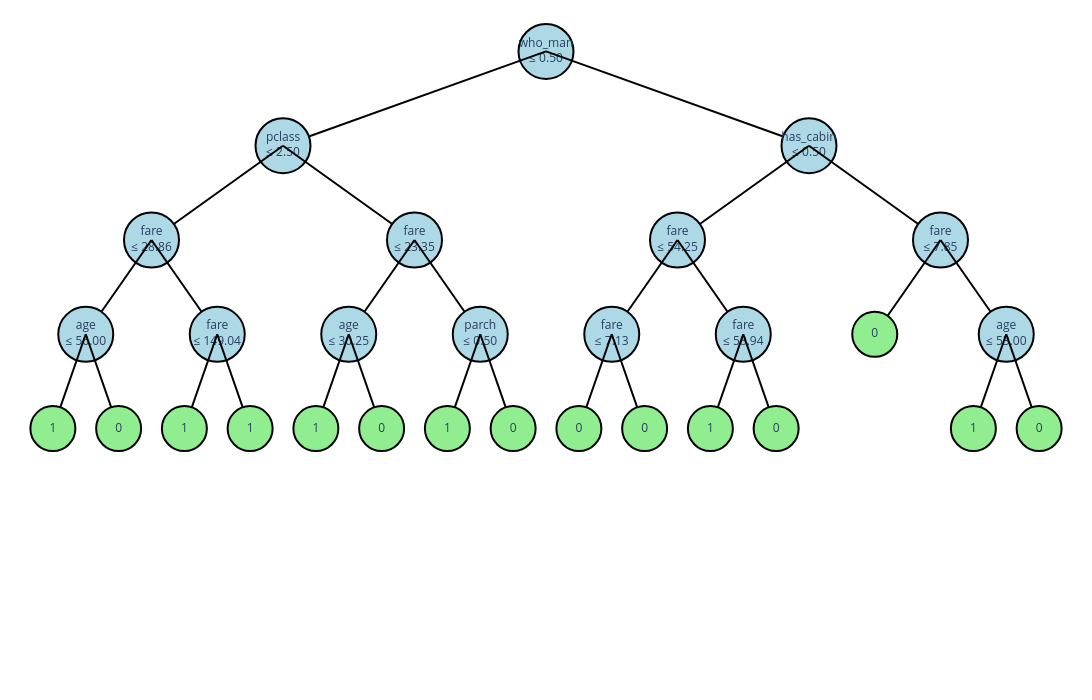

The notebook cell this image was saved under:
### Code cell
visualize_tree_plotly(tree, feature_names=X_train.columns)

### Figure 1 — Plotly figure (JSON) as saved in the notebook; plotly's stock layout.template omitted (floating-point values rounded to 4 significant figures)
{"data": [{"hoverinfo": "skip", "marker": {"color": "lightblue", "line": {"color": "black", "width": 2}, "size": 55}, "mode": "markers+text", "showlegend": false, "text": ["who_man<br>≤ 0.50"], "textposition": "middle center", "type": "scatter", "x": [0.5], "y": [1]}, {"hoverinfo": "skip", "line": {"color": "black", "width": 2}, "mode": "lines", "showlegend": false, "type": "scatter", "x": [0.5, 0.25], "y": [1, 0.85]}, {"hoverinfo": "skip", "marker": {"color": "lightblue", "line": {"color": "black", "width": 2}, "size": 55}, "mode": "markers+text", "showlegend": false, "text": ["pclass<br>≤ 2.50"], "textposition": "middle center", "type": "scatter", "x": [0.25], "y": [0.85]}, {"hoverinfo": "skip", "line": {"color": "black", "width": 2}, "mode": "lines", "showlegend": false, "type": "scatter", "x": [0.25, 0.125], "y": [0.85, 0.7]}, {"hoverinfo": "skip", "marker": {"color": "lightblue", "line": {"color": "black", "width": 2}, "size": 55}, "mode": "markers+text", "showlegend": false, "text": ["fare<br>≤ 28.86"], "textposition": "middle center", "type": "scatter", "x": [0.125], "y": [0.7]}, {"hoverinfo": "skip", "line": {"color": "black", "width": 2}, "mode": "lines", "showlegend": false, "type": "scatter", "x": [0.125, 0.0625], "y": [0.7, 0.55]}, {"hoverinfo": "skip", "marker": {"color": "lightblue", "line": {"color": "black", "width": 2}, "size": 55}, "mode": "markers+text", "showlegend": false, "text": ["age<br>≤ 56.00"], "textposition": "middle center", "type": "scatter", "x": [0.0625], "y": [0.55]}, {"hoverinfo": "skip", "line": {"color": "black", "width": 2}, "mode": "lines", "showlegend": false, "type": "scatter", "x": [0.0625, 0.03125], "y": [0.55, 0.4]}, {"hoverinfo": "skip", "marker": {"color": "lightgreen", "line": {"color": "black", "width": 2}, "size": 45}, "mode": "markers+text", "showlegend": false, "text": ["1"], "textposition": "middle center", "type": "scatter", "x": [0.03125], "y": [0.4]}, {"hoverinfo": "skip", "line": {"color": "black", "width": 2}, "mode": "lines", "showlegend": false, "type": "scatter", "x": [0.0625, 0.09375], "y": [0.55, 0.4]}, {"hoverinfo": "skip", "marker": {"color": "lightgreen", "line": {"color": "black", "width": 2}, "size": 45}, "mode": "markers+text", "showlegend": false, "text": ["0"], "textposition": "middle center", "type": "scatter", "x": [0.09375], "y": [0.4]}, {"hoverinfo": "skip", "line": {"color": "black", "width": 2}, "mode": "lines", "showlegend": false, "type": "scatter", "x": [0.125, 0.1875], "y": [0.7, 0.55]}, {"hoverinfo": "skip", "marker": {"color": "lightblue", "line": {"color": "black", "width": 2}, "size": 55}, "mode": "markers+text", "showlegend": false, "text": ["fare<br>≤ 149.04"], "textposition": "middle center", "type": "scatter", "x": [0.1875], "y": [0.55]}, {"hoverinfo": "skip", "line": {"color": "black", "width": 2}, "mode": "lines", "showlegend": false, "type": "scatter", "x": [0.1875, 0.1562], "y": [0.55, 0.4]}, {"hoverinfo": "skip", "marker": {"color": "lightgreen", "line": {"color": "black", "width": 2}, "size": 45}, "mode": "markers+text", "showlegend": false, "text": ["1"], "textposition": "middle center", "type": "scatter", "x": [0.1562], "y": [0.4]}, {"hoverinfo": "skip", "line": {"color": "black", "width": 2}, "mode": "lines", "showlegend": false, "type": "scatter", "x": [0.1875, 0.2188], "y": [0.55, 0.4]}, {"hoverinfo": "skip", "marker": {"color": "lightgreen", "line": {"color": "black", "width": 2}, "size": 45}, "mode": "markers+text", "showlegend": false, "text": ["1"], "textposition": "middle center", "type": "scatter", "x": [0.2188], "y": [0.4]}, {"hoverinfo": "skip", "line": {"color": "black", "width": 2}, "mode": "lines", "showlegend": false, "type": "scatter", "x": [0.25, 0.375], "y": [0.85, 0.7]}, {"hoverinfo": "skip", "marker": {"color": "lightblue", "line": {"color": "black", "width": 2}, "size": 55}, "mode": "markers+text", "showlegend": false, "text": ["fare<br>≤ 23.35"], "textposition": "middle center", "type": "scatter", "x": [0.375], "y": [0.7]}, {"hoverinfo": "skip", "line": {"color": "black", "width": 2}, "mode": "lines", "showlegend": false, "type": "scatter", "x": [0.375, 0.3125], "y": [0.7, 0.55]}, {"hoverinfo": "skip", "marker": {"color": "lightblue", "line": {"color": "black", "width": 2}, "size": 55}, "mode": "markers+text", "showlegend": false, "text": ["age<br>≤ 30.25"], "textposition": "middle center", "type": "scatter", "x": [0.3125], "y": [0.55]}, {"hoverinfo": "skip", "line": {"color": "black", "width": 2}, "mode": "lines", "showlegend": false, "type": "scatter", "x": [0.3125, 0.2812], "y": [0.55, 0.4]}, {"hoverinfo": "skip", "marker": {"color": "lightgreen", "line": {"color": "black", "width": 2}, "size": 45}, "mode": "markers+text", "showlegend": false, "text": ["1"], "textposition": "middle center", "type": "scatter", "x": [0.2812], "y": [0.4]}, {"hoverinfo": "skip", "line": {"color": "black", "width": 2}, "mode": "lines", "showlegend": false, "type": "scatter", "x": [0.3125, 0.3438], "y": [0.55, 0.4]}, {"hoverinfo": "skip", "marker": {"color": "lightgreen", "line": {"color": "black", "width": 2}, "size": 45}, "mode": "markers+text", "showlegend": false, "text": ["0"], "textposition": "middle center", "type": "scatter", "x": [0.3438], "y": [0.4]}, {"hoverinfo": "skip", "line": {"color": "black", "width": 2}, "mode": "lines", "showlegend": false, "type": "scatter", "x": [0.375, 0.4375], "y": [0.7, 0.55]}, {"hoverinfo": "skip", "marker": {"color": "lightblue", "line": {"color": "black", "width": 2}, "size": 55}, "mode": "markers+text", "showlegend": false, "text": ["parch<br>≤ 0.50"], "textposition": "middle center", "type": "scatter", "x": [0.4375], "y": [0.55]}, {"hoverinfo": "skip", "line": {"color": "black", "width": 2}, "mode": "lines", "showlegend": false, "type": "scatter", "x": [0.4375, 0.4062], "y": [0.55, 0.4]}, {"hoverinfo": "skip", "marker": {"color": "lightgreen", "line": {"color": "black", "width": 2}, "size": 45}, "mode": "markers+text", "showlegend": false, "text": ["1"], "textposition": "middle center", "type": "scatter", "x": [0.4062], "y": [0.4]}, {"hoverinfo": "skip", "line": {"color": "black", "width": 2}, "mode": "lines", "showlegend": false, "type": "scatter", "x": [0.4375, 0.4688], "y": [0.55, 0.4]}, {"hoverinfo": "skip", "marker": {"color": "lightgreen", "line": {"color": "black", "width": 2}, "size": 45}, "mode": "markers+text", "showlegend": false, "text": ["0"], "textposition": "middle center", "type": "scatter", "x": [0.4688], "y": [0.4]}, {"hoverinfo": "skip", "line": {"color": "black", "width": 2}, "mode": "lines", "showlegend": false, "type": "scatter", "x": [0.5, 0.75], "y": [1, 0.85]}, {"hoverinfo": "skip", "marker": {"color": "lightblue", "line": {"color": "black", "width": 2}, "size": 55}, "mode": "markers+text", "showlegend": false, "text": ["has_cabin<br>≤ 0.50"], "textposition": "middle center", "type": "scatter", "x": [0.75], "y": [0.85]}, {"hoverinfo": "skip", "line": {"color": "black", "width": 2}, "mode": "lines", "showlegend": false, "type": "scatter", "x": [0.75, 0.625], "y": [0.85, 0.7]}, {"hoverinfo": "skip", "marker": {"color": "lightblue", "line": {"color": "black", "width": 2}, "size": 55}, "mode": "markers+text", "showlegend": false, "text": ["fare<br>≤ 54.25"], "textposition": "middle center", "type": "scatter", "x": [0.625], "y": [0.7]}, {"hoverinfo": "skip", "line": {"color": "black", "width": 2}, "mode": "lines", "showlegend": false, "type": "scatter", "x": [0.625, 0.5625], "y": [0.7, 0.55]}, {"hoverinfo": "skip", "marker": {"color": "lightblue", "line": {"color": "black", "width": 2}, "size": 55}, "mode": "markers+text", "showlegend": false, "text": ["fare<br>≤ 7.13"], "textposition": "middle center", "type": "scatter", "x": [0.5625], "y": [0.55]}, {"hoverinfo": "skip", "line": {"color": "black", "width": 2}, "mode": "lines", "showlegend": false, "type": "scatter", "x": [0.5625, 0.5312], "y": [0.55, 0.4]}, {"hoverinfo": "skip", "marker": {"color": "lightgreen", "line": {"color": "black", "width": 2}, "size": 45}, "mode": "markers+text", "showlegend": false, "text": ["0"], "textposition": "middle center", "type": "scatter", "x": [0.5312], "y": [0.4]}, {"hoverinfo": "skip", "line": {"color": "black", "width": 2}, "mode": "lines", "showlegend": false, "type": "scatter", "x": [0.5625, 0.5938], "y": [0.55, 0.4]}, {"hoverinfo": "skip", "marker": {"color": "lightgreen", "line": {"color": "black", "width": 2}, "size": 45}, "mode": "markers+text", "showlegend": false, "text": ["0"], "textposition": "middle center", "type": "scatter", "x": [0.5938], "y": [0.4]}, {"hoverinfo": "skip", "line": {"color": "black", "width": 2}, "mode": "lines", "showlegend": false, "type": "scatter", "x": [0.625, 0.6875], "y": [0.7, 0.55]}, {"hoverinfo": "skip", "marker": {"color": "lightblue", "line": {"color": "black", "width": 2}, "size": 55}, "mode": "markers+text", "showlegend": false, "text": ["fare<br>≤ 58.94"], "textposition": "middle center", "type": "scatter", "x": [0.6875], "y": [0.55]}, {"hoverinfo": "skip", "line": {"color": "black", "width": 2}, "mode": "lines", "showlegend": false, "type": "scatter", "x": [0.6875, 0.6562], "y": [0.55, 0.4]}, {"hoverinfo": "skip", "marker": {"color": "lightgreen", "line": {"color": "black", "width": 2}, "size": 45}, "mode": "markers+text", "showlegend": false, "text": ["1"], "textposition": "middle center", "type": "scatter", "x": [0.6562], "y": [0.4]}, {"hoverinfo": "skip", "line": {"color": "black", "width": 2}, "mode": "lines", "showlegend": false, "type": "scatter", "x": [0.6875, 0.7188], "y": [0.55, 0.4]}, {"hoverinfo": "skip", "marker": {"color": "lightgreen", "line": {"color": "black", "width": 2}, "size": 45}, "mode": "markers+text", "showlegend": false, "text": ["0"], "textposition": "middle center", "type": "scatter", "x": [0.7188], "y": [0.4]}, {"hoverinfo": "skip", "line": {"color": "black", "width": 2}, "mode": "lines", "showlegend": false, "type": "scatter", "x": [0.75, 0.875], "y": [0.85, 0.7]}, {"hoverinfo": "skip", "marker": {"color": "lightblue", "line": {"color": "black", "width": 2}, "size": 55}, "mode": "markers+text", "showlegend": false, "text": ["fare<br>≤ 7.85"], "textposition": "middle center", "type": "scatter", "x": [0.875], "y": [0.7]}, {"hoverinfo": "skip", "line": {"color": "black", "width": 2}, "mode": "lines", "showlegend": false, "type": "scatter", "x": [0.875, 0.8125], "y": [0.7, 0.55]}, {"hoverinfo": "skip", "marker": {"color": "lightgreen", "line": {"color": "black", "width": 2}, "size": 45}, "mode": "markers+text", "showlegend": false, "text": ["0"], "textposition": "middle center", "type": "scatter", "x": [0.8125], "y": [0.55]}, {"hoverinfo": "skip", "line": {"color": "black", "width": 2}, "mode": "lines", "showlegend": false, "type": "scatter", "x": [0.875, 0.9375], "y": [0.7, 0.55]}, {"hoverinfo": "skip", "marker": {"color": "lightblue", "line": {"color": "black", "width": 2}, "size": 55}, "mode": "markers+text", "showlegend": false, "text": ["age<br>≤ 53.00"], "textposition": "middle center", "type": "scatter", "x": [0.9375], "y": [0.55]}, {"hoverinfo": "skip", "line": {"color": "black", "width": 2}, "mode": "lines", "showlegend": false, "type": "scatter", "x": [0.9375, 0.9062], "y": [0.55, 0.4]}, {"hoverinfo": "skip", "marker": {"color": "lightgreen", "line": {"color": "black", "width": 2}, "size": 45}, "mode": "markers+text", "showlegend": false, "text": ["1"], "textposition": "middle center", "type": "scatter", "x": [0.9062], "y": [0.4]}, {"hoverinfo": "skip", "line": {"color": "black", "width": 2}, "mode": "lines", "showlegend": false, "type": "scatter", "x": [0.9375, 0.9688], "y": [0.55, 0.4]}, {"hoverinfo": "skip", "marker": {"color": "lightgreen", "line": {"color": "black", "width": 2}, "size": 45}, "mode": "markers+text", "showlegend": false, "text": ["0"], "textposition": "middle center", "type": "scatter", "x": [0.9688], "y": [0.4]}], "layout": {"height": 700, "margin": {"b": 20, "l": 20, "r": 20, "t": 20}, "paper_bgcolor": "white", "plot_bgcolor": "white", "width": 1200, "xaxis": {"range": [0, 1], "visible": false}, "yaxis": {"range": [0, 1.05], "visible": false}}}
